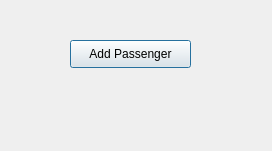
<?xml version="1.0" encoding="UTF-8"?>
<ui version="4.0">
 <class>Dialog</class>
 <widget class="QDialog" name="Dialog">
  <property name="geometry">
   <rect>
    <x>0</x>
    <y>0</y>
    <width>272</width>
    <height>151</height>
   </rect>
  </property>
  <property name="windowTitle">
   <string>Dialog</string>
  </property>
  <widget class="QPushButton" name="pushButton">
   <property name="geometry">
    <rect>
     <x>70</x>
     <y>40</y>
     <width>121</width>
     <height>28</height>
    </rect>
   </property>
   <property name="text">
    <string>Add Passenger</string>
   </property>
  </widget>
 </widget>
 <resources/>
 <connections/>
</ui>
